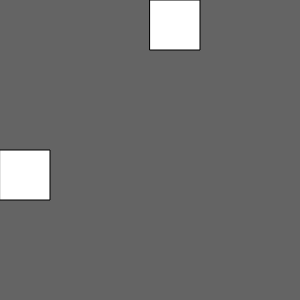
Frame 1 (no input)
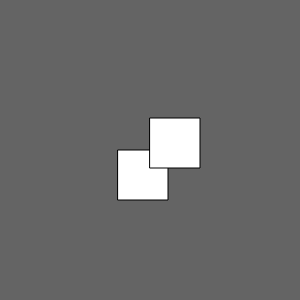
Frame 60 (no input)
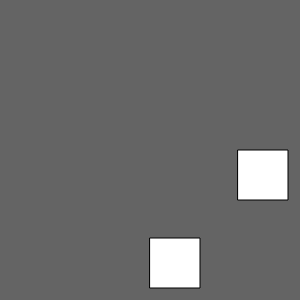
Frame 120 (the mouse pressed at the canvas centre since frame 60)

The p5.js sketch that drew these frames (run headless with seeded random() and noise() and a simulated clock; from frame 60 on, the mouse is pressed at the canvas centre):

// p5.js sketch
// ── sketch.js
var x = 0;
var y = 0;

function setup() {
  // put setup code here
  createCanvas(300, 300);
}

function draw() {
  // put drawing code here
  background(100);
  rect(x,height/2, 50, 50);
  x += 2 ;
if (x > width) {
  x = 0 ;
}
rect(width/2,y, 50, 50);
y += 2 ;
if (y > height) {
y = 0 ;
}
}
